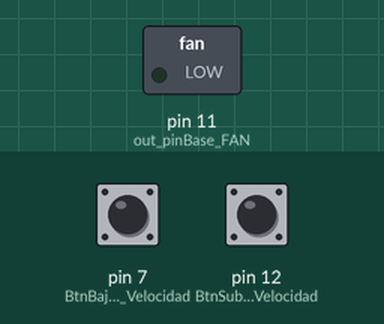
This sketch was run on a simulated Arduino Uno, built with avr-gcc and run on an emulated ATmega328P. Shown: switched loads named in the sketch (green lamp = pin HIGH). Inputs (shaded band) come from the test bench; at power-on: pin 12 (BtnSubir_Velocidad) HIGH, pin 7 (BtnBajar_Velocidad) HIGH. What the sketch prints to the serial monitor is not drawn.

Above: at 1.2 s.
1.3 s: pin 12 (BtnSubir_Velocidad) pulled LOW for 1 s
At 3.7 s:
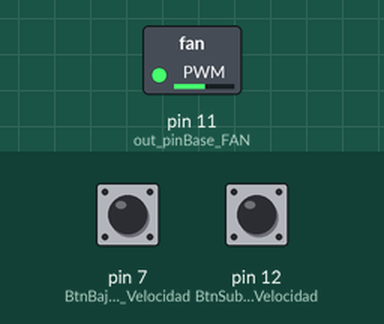
4.3 s: pin 12 (BtnSubir_Velocidad) pulled LOW for 3.2 s
At 6.1 s:
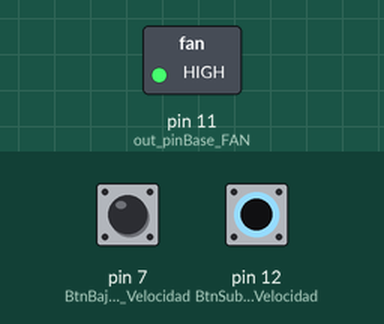
9.0 s: pin 7 (BtnBajar_Velocidad) pulled LOW for 3.2 s
At 10.39 s:
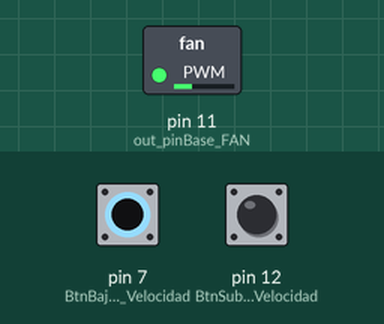
13.7 s: pin 12 (BtnSubir_Velocidad) pulled LOW for 0.15 s
At 14.3 s:
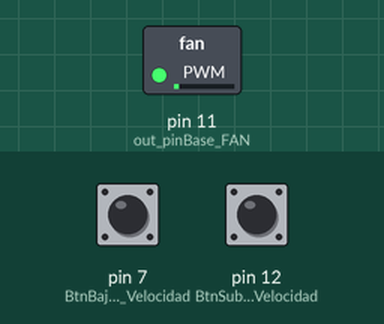
15.3 s: pin 7 (BtnBajar_Velocidad) pulled LOW for 0.15 s
At 16.6 s:
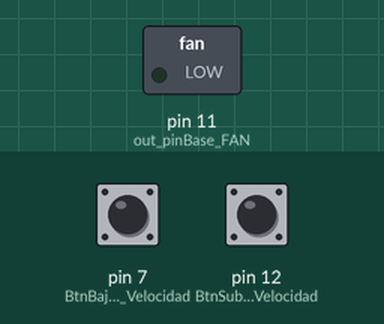
Timing chart, 0 to 17.9 s (numbered marks = the images above; inputs shaded):
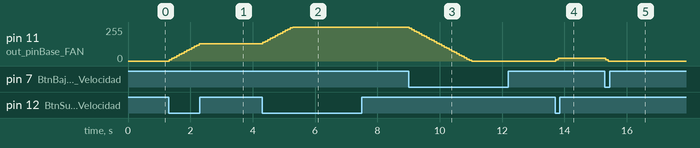

The sketch:

pwm.ino
```cpp
int BtnSubir_Velocidad = 12;
int BtnBajar_Velocidad = 7;
int out_pinBase_FAN = 11;
int INDICADOR = 13;
int salida_PWM = 0;
int delay_antirrebote = 20;
int multiplicador_delay_antirrebote = 3;

void setup() {
  Serial.begin(9600);
  pinMode(BtnSubir_Velocidad, INPUT_PULLUP);
  pinMode(BtnBajar_Velocidad, INPUT_PULLUP);
}

void loop() {
  // put your main code here, to run repeatedly:

  if(digitalRead(BtnSubir_Velocidad)==LOW){
    delay(delay_antirrebote);
    if(digitalRead(BtnSubir_Velocidad)==LOW){
      changePWM(true);
    }
  }else if(digitalRead(BtnBajar_Velocidad)==LOW){
    delay(delay_antirrebote);
    if(digitalRead(BtnBajar_Velocidad)==LOW){
      changePWM(false);
    }
  }
  Serial.println(salida_PWM);

}

void changePWM(boolean SUBIR){
  if(SUBIR){
    salida_PWM = salida_PWM + 10;
    if(salida_PWM > 255){
      salida_PWM = 255;
    }

  }else{
    salida_PWM = salida_PWM - 10;
    if(salida_PWM < 0){
      salida_PWM = 0;
    }
  }
  analogWrite(out_pinBase_FAN, salida_PWM);
  delay(delay_antirrebote * multiplicador_delay_antirrebote);
  }
```

Measured:
- after the input at 1.3 s, pin 11 (out_pinBase_FAN): moves from 0/255 to 130/255 over 0.96 s, starting at once
- after the input at 4.3 s, pin 11 (out_pinBase_FAN): moves from 130/255 to 255/255 over 0.96 s, starting at once
- after the input at 9.0 s, pin 11 (out_pinBase_FAN): moves from 255/255 to 0/255 over 2.0 s, starting at once
- after the input at 13.7 s, pin 11 (out_pinBase_FAN): 0/255 → 10/255 at once, → 20/255 0.08 s later
- after the input at 15.3 s, pin 11 (out_pinBase_FAN): 20/255 → 10/255 at once, → 0/255 0.08 s later
